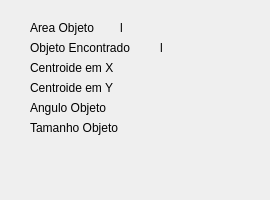
               <widget class="QWidget" name="wiDadosPro" native="true">
                <property name="minimumSize">
                 <size>
                  <width>15</width>
                  <height>200</height>
                 </size>
                </property>
                <widget class="QLabel" name="label_36">
                 <property name="geometry">
                  <rect>
                   <x>30</x>
                   <y>20</y>
                   <width>91</width>
                   <height>16</height>
                  </rect>
                 </property>
                 <property name="text">
                  <string>Area Objeto</string>
                 </property>
                </widget>
                <widget class="QLabel" name="lblObjetoEncont">
                 <property name="geometry">
                  <rect>
                   <x>160</x>
                   <y>40</y>
                   <width>101</width>
                   <height>16</height>
                  </rect>
                 </property>
                 <property name="text">
                  <string>l</string>
                 </property>
                </widget>
                <widget class="QLabel" name="label_39">
                 <property name="geometry">
                  <rect>
                   <x>30</x>
                   <y>40</y>
                   <width>111</width>
                   <height>16</height>
                  </rect>
                 </property>
                 <property name="text">
                  <string>Objeto Encontrado</string>
                 </property>
                </widget>
                <widget class="QLabel" name="label_40">
                 <property name="geometry">
                  <rect>
                   <x>30</x>
                   <y>100</y>
                   <width>81</width>
                   <height>16</height>
                  </rect>
                 </property>
                 <property name="text">
                  <string>Angulo Objeto</string>
                 </property>
                </widget>
                <widget class="QLabel" name="label_37">
                 <property name="geometry">
                  <rect>
                   <x>30</x>
                   <y>60</y>
                   <width>91</width>
                   <height>16</height>
                  </rect>
                 </property>
                 <property name="text">
                  <string>Centroide em X</string>
                 </property>
                </widget>
                <widget class="QLabel" name="lblCenX">
                 <property name="geometry">
                  <rect>
                   <x>150</x>
                   <y>60</y>
                   <width>47</width>
                   <height>13</height>
                  </rect>
                 </property>
                 <property name="text">
                  <string/>
                 </property>
                </widget>
                <widget class="QLabel" name="label_38">
                 <property name="geometry">
                  <rect>
                   <x>30</x>
                   <y>80</y>
                   <width>91</width>
                   <height>16</height>
                  </rect>
                 </property>
                 <property name="text">
                  <string>Centroide em Y</string>
                 </property>
                </widget>
                <widget class="QLabel" name="label_41">
                 <property name="geometry">
                  <rect>
                   <x>30</x>
                   <y>120</y>
                   <width>101</width>
                   <height>16</height>
                  </rect>
                 </property>
                 <property name="text">
                  <string>Tamanho Objeto</string>
                 </property>
                </widget>
                <widget class="QLabel" name="lblCenY">
                 <property name="geometry">
                  <rect>
                   <x>150</x>
                   <y>80</y>
                   <width>47</width>
                   <height>13</height>
                  </rect>
                 </property>
                 <property name="text">
                  <string/>
                 </property>
                </widget>
                <widget class="QLabel" name="lblArea1">
                 <property name="geometry">
                  <rect>
                   <x>120</x>
                   <y>20</y>
                   <width>71</width>
                   <height>16</height>
                  </rect>
                 </property>
                 <property name="text">
                  <string>l</string>
                 </property>
                </widget>
                <widget class="QLabel" name="lblTaman">
                 <property name="geometry">
                  <rect>
                   <x>160</x>
                   <y>120</y>
                   <width>81</width>
                   <height>16</height>
                  </rect>
                 </property>
                 <property name="text">
                  <string/>
                 </property>
                </widget>
                <widget class="QLabel" name="lblAnguloObjeto">
                 <property name="geometry">
                  <rect>
                   <x>130</x>
                   <y>100</y>
                   <width>81</width>
                   <height>16</height>
                  </rect>
                 </property>
                 <property name="text">
                  <string/>
                 </property>
                </widget>
               </widget>
